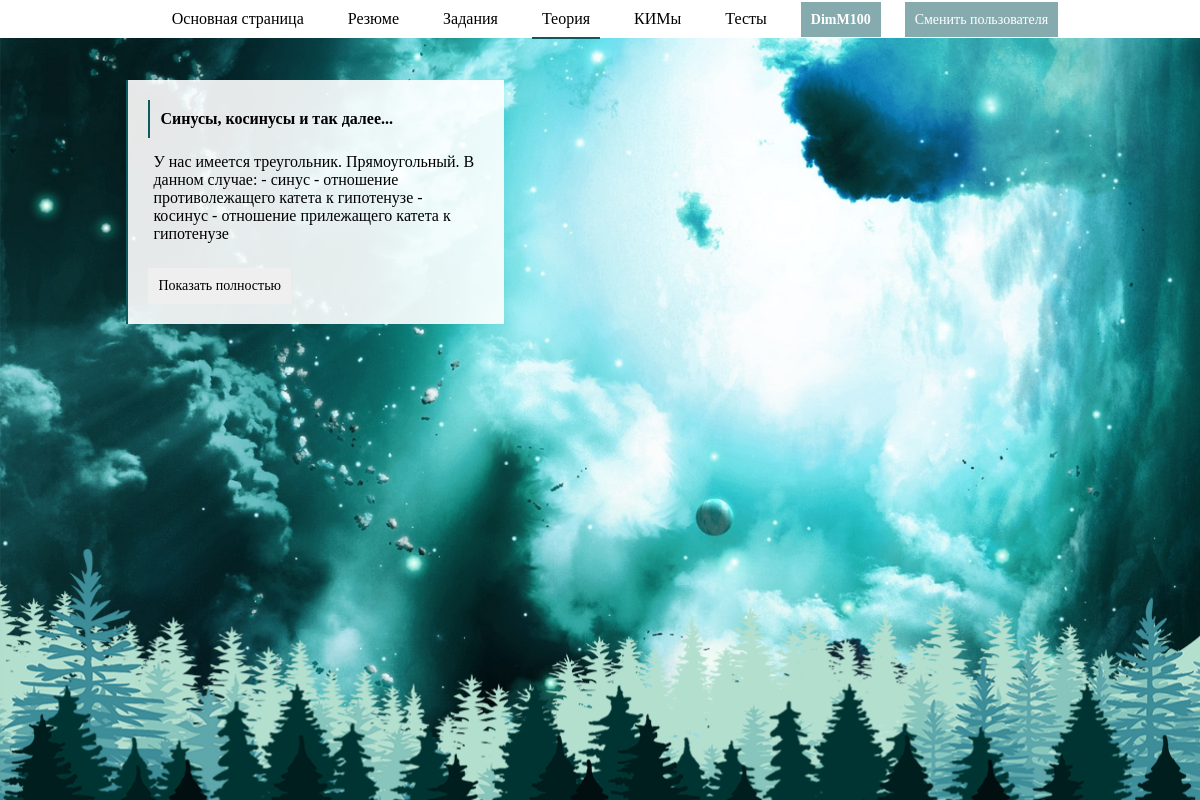
/theory (signed in), run on the app's committed database.
### main_list/models.py (models this page shows, shortened)
class Theory(models.Model):
    title_theory = models.CharField(max_length = 120)
    text_theory = models.TextField()
    date_theory = models.DateField()
    ID_person = models.ForeignKey(User, on_delete=models.PROTECT)

### regauth/views.py (the view)
    def check_autor(request):
        if(request.user.is_authenticated):
            return index(request) # Сама функция
        else:
            return redirect('/login')

### main_list/views.py (called while the page is built)
@check_autorization
def theory_index(request):
    theory = Theory.objects.order_by("id")
    context = {"theories": theory, "user": request.user.username}
    return render(request, 'main_list/theory_index.html', context)

### regauth/views.py (called while the page is built)
def check_autorization(index):
    def check_autor(request):
        if(request.user.is_authenticated):
            return index(request) # Сама функция
        else:
            return redirect('/login')
    return check_autor

### main_list/templates/main_list/theory_index.html (shortened to what this page needs)
{% extends "wrapper.html" %}
{% block content %}
<div class='header' id='header-index'>
  <a class='header-index-a' id='header-theory-index-a-main_list' href="/">Основная страница</a>
  <a class='header-index-a' id='header-theory-index-a-resume' href="/resume">Резюме</a>
  <a class='header-index-a' id='header-theory-index-a-quest' href="/quest">Задания</a>
  <a class='header-index-a-active' id='header-theory-index-a-theory' href="/theory">Теория</a>
  <a class='header-index-a' id='header-theory-index-a-kim' href="/kim">КИМы</a>
  <a class='header-index-a' id='header-index-a-test' href="/test">Тесты</a>
  <a class='header-index-a' id='header-index-login'>{{ user }}</a>
  <a class='header-index-a' id='header-index-a-login' href="/login">Сменить пользователя</a>
</div>
{% for theory in theories %}
<div class='theory-block'>
  <div class='theory-block-title'>
    {{ theory.title_theory }}
  </div>
  <div class='theory-block-text'>
    {{ theory.text_theory }}
  </div>
  <button type="button" name="button" onclick='alert("{{ theory.text_theory }}")'>Показать полностью</button>
</div>
{% endfor %}
{% endblock %}

### main_list/static/css/style.css (style rules this page uses)
body { background-color: rgba(0, 0, 0); }
.header { position: fixed; background-color: white; text-align: center; display: absolute; top: 0; left: 0; width: 100%; padding: 10px; }
.header-index-a { padding: 10px; margin: 10px; background-color: white; text-decoration: none; color: black; }
.header-index-a-active { padding: 10px; margin: 10px; background-color: white; text-decoration: none; border-bottom: 2px solid rgba(14, 89, 94, 1); color: black; }
button { font-family: "Times New Roman"; padding: 10px; margin: 10px; background-color: none; text-decoration: none; outline: none; border: none; font-size: 14px; }
.theory-block { margin-top: 80px; margin-right: 20px; margin-bottom: 20px; padding: 10px; margin-left: 10%; display: absolute; width: 30%; background-color: rgba(255,255,255,0.9); border-left: 2px solid rgba(14, 89, 94, 1); }
.theory-block-title { font-weight: bold; font-family: "Times New Roman"; padding: 10px; margin: 10px; border-left: 2px solid rgba(14, 89, 94, 1); }
.theory-block-text { font-family: "Times New Roman"; padding: 5px; margin: 10px; }
#header-index-login { font-weight: bold; font-size: 14px; color: white; background-color: rgba(14, 89, 94, 0.5); }
#header-index-a-login { font-size: 14px; color: white; background-color: rgba(14, 89, 94, 0.5); }

### data on the page
Theory: title_theory "Синусы, косинусы и так далее...", text_theory "У нас имеется треугольник. Прямоугольный. В данном случае: - синус - отношение противолежащего катета к гипотенузе - косинус - отношение прилежащего катета к гипотенузе"

### other printed values
{{ user }} "DimM100"
